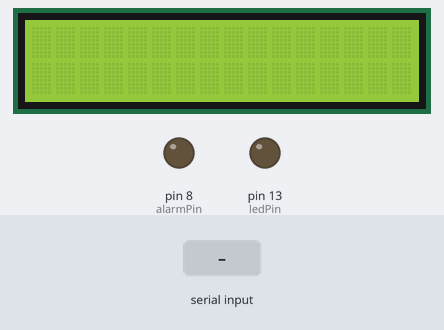
The sketch below on a simulated Arduino Uno, built with avr-gcc and run on an emulated ATmega328P. On the bench: 16×2 character LCD, output pins drawn as LEDs (lit = HIGH). Inputs (shaded band) come from the test bench.

Above: at 1.2 s.
1.3 s: "1" received over Serial
Timing chart, 0 to 4.3 s (numbered marks = the images above; inputs shaded):
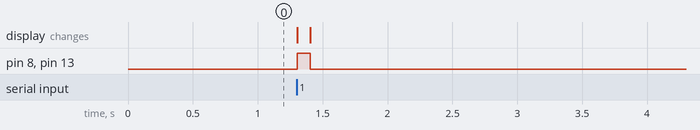

Measured:
- after the input at 1.3 s, pin 8 (alarmPin), pin 13 (ledPin): LOW → HIGH at once, → LOW 0.10 s later

The sketch:

arduino_code_for_task_2.ino
```cpp
const int alarmPin = 8;
const int ledPin = 13;
#include <LiquidCrystal.h>
const int rs = 12, en = 11, d4 = 5, d5 = 4, d6 = 3, d7 = 2;
LiquidCrystal lcd(rs, en, d4, d5, d6, d7);


void setup() {
  lcd.begin(16, 2);
  lcd.setCursor(0, 0);
  pinMode(alarmPin, OUTPUT);
  pinMode(ledPin, OUTPUT);
  Serial.begin(9600);
}

void loop() {
  if (Serial.available() > 0) {
    char signal = Serial.read();
    if (signal == '1') {
      lcd.print("Be attention");
      digitalWrite(alarmPin, HIGH);  // Turn on the alarm
      digitalWrite(ledPin, HIGH);  // Turn on the led
      delay(100);  // Keep it on for 5 seconds
      digitalWrite(alarmPin, LOW);  // Turn off the alarm
      digitalWrite(ledPin, LOW);    // Turn off the led
       lcd.clear();
    }
  }
}
```
